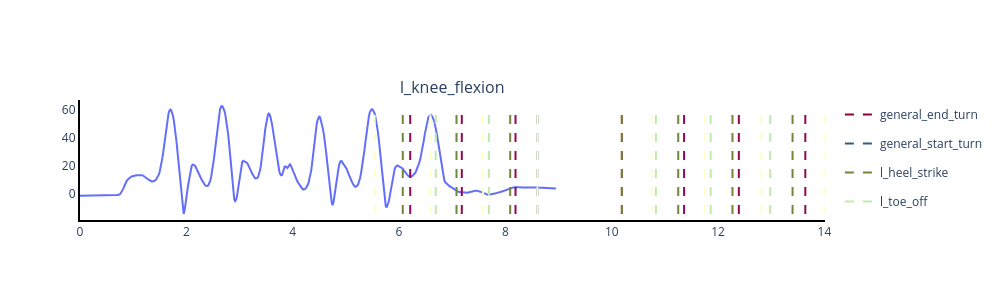

Source (notebook cell):
### Code cell
import mh_toolbox.base.eurobench_element as eb

# Yaml files are in a different folder
# filename = '/Users/jorge/Documents/Coding/Projects/personal-projects/motion-hub-toolbox/docs/tutorials/neuromark/xsens/subject_07_cond_04_run_02_jointAngles.csv'
# events = '/Users/jorge/Documents/Coding/Projects/personal-projects/motion-hub-toolbox/docs/tutorials/neuromark/vicon/subject_07_cond_04_run_02_gaitEvents.yaml'
# info = '/Users/jorge/Documents/Coding/Projects/personal-projects/motion-hub-toolbox/docs/tutorials/neuromark/vicon/subject_07_cond_04_run_02_Info.yaml'
filename = '/Users/jorge/Documents/Coding/Projects/personal-projects/motion-hub-toolbox/docs/tutorials/neuromark/xsens/subject_07_cond_02_run_02_jointAngles.csv'
events = '/Users/jorge/Documents/Coding/Projects/personal-projects/motion-hub-toolbox/docs/tutorials/neuromark/vicon/subject_07_cond_02_run_02_gaitEvents.proc_carlota.yaml'
info = '/Users/jorge/Documents/Coding/Projects/personal-projects/motion-hub-toolbox/docs/tutorials/neuromark/vicon/subject_07_cond_02_run_02_Info.yaml'

data = eb.EurobenchElement(key_id='acceleration')

data.initialize(data_filename=filename, events_filename=events, info_filename=info)

# print(data.get_data())
# print(data.get_info())
# print(data.get_events_as_lists())

_ = data.plot_eurobench_element(bool_show=True, bool_events=True, cols_to_plot='l_knee_flexion', bool_save=False, save_filename='test')
print(data.get_time_data()[-1]-data.get_time_data()[0])

### Figure 1 — Plotly figure (JSON) as saved in the notebook; plotly's stock layout.template omitted (floating-point values rounded to 4 significant figures; data arrays with more than 128 entries replaced by an {"elided": "..."} marker saying what was removed)
{"data": [{"mode": "lines", "showlegend": false, "x": {"elided": "538 float values"}, "y": {"elided": "538 float values"}, "type": "scatter", "xaxis": "x", "yaxis": "y"}, {"hoverinfo": "text", "hovertext": "general_end_turn", "legendgroup": "general_end_turn", "line": {"color": "#8c0034", "dash": "dash", "width": 2}, "mode": "lines", "name": "general_end_turn", "showlegend": true, "x": [10.19, 10.19], "y": [-13.99, 62.38], "type": "scatter", "xaxis": "x", "yaxis": "y"}, {"hoverinfo": "text", "hovertext": "general_start_turn", "legendgroup": "general_start_turn", "line": {"color": "#2e5a88", "dash": "dash", "width": 2}, "mode": "lines", "name": "general_start_turn", "showlegend": true, "x": [8.6, 8.6], "y": [-13.99, 62.38], "type": "scatter", "xaxis": "x", "yaxis": "y"}, {"hoverinfo": "text", "hovertext": "l_heel_strike", "legendgroup": "l_heel_strike", "line": {"color": "#728639", "dash": "dash", "width": 2}, "mode": "lines", "name": "l_heel_strike", "showlegend": true, "x": [6.07, 6.07], "y": [-13.99, 62.38], "type": "scatter", "xaxis": "x", "yaxis": "y"}, {"hoverinfo": "text", "hovertext": "l_heel_strike", "legendgroup": "l_heel_strike", "line": {"color": "#728639", "dash": "dash", "width": 2}, "mode": "lines", "name": "l_heel_strike", "showlegend": false, "x": [7.08, 7.08], "y": [-13.99, 62.38], "type": "scatter", "xaxis": "x", "yaxis": "y"}, {"hoverinfo": "text", "hovertext": "l_heel_strike", "legendgroup": "l_heel_strike", "line": {"color": "#728639", "dash": "dash", "width": 2}, "mode": "lines", "name": "l_heel_strike", "showlegend": false, "x": [8.09, 8.09], "y": [-13.99, 62.38], "type": "scatter", "xaxis": "x", "yaxis": "y"}, {"hoverinfo": "text", "hovertext": "l_heel_strike", "legendgroup": "l_heel_strike", "line": {"color": "#728639", "dash": "dash", "width": 2}, "mode": "lines", "name": "l_heel_strike", "showlegend": false, "x": [10.19, 10.19], "y": [-13.99, 62.38], "type": "scatter", "xaxis": "x", "yaxis": "y"}, {"hoverinfo": "text", "hovertext": "l_heel_strike", "legendgroup": "l_heel_strike", "line": {"color": "#728639", "dash": "dash", "width": 2}, "mode": "lines", "name": "l_heel_strike", "showlegend": false, "x": [11.25, 11.25], "y": [-13.99, 62.38], "type": "scatter", "xaxis": "x", "yaxis": "y"}, {"hoverinfo": "text", "hovertext": "l_heel_strike", "legendgroup": "l_heel_strike", "line": {"color": "#728639", "dash": "dash", "width": 2}, "mode": "lines", "name": "l_heel_strike", "showlegend": false, "x": [12.27, 12.27], "y": [-13.99, 62.38], "type": "scatter", "xaxis": "x", "yaxis": "y"}, {"hoverinfo": "text", "hovertext": "l_heel_strike", "legendgroup": "l_heel_strike", "line": {"color": "#728639", "dash": "dash", "width": 2}, "mode": "lines", "name": "l_heel_strike", "showlegend": false, "x": [13.4, 13.4], "y": [-13.99, 62.38], "type": "scatter", "xaxis": "x", "yaxis": "y"}, {"hoverinfo": "text", "hovertext": "l_toe_off", "legendgroup": "l_toe_off", "line": {"color": "#bcecac", "dash": "dash", "width": 2}, "mode": "lines", "name": "l_toe_off", "showlegend": true, "x": [6.69, 6.69], "y": [-13.99, 62.38], "type": "scatter", "xaxis": "x", "yaxis": "y"}, {"hoverinfo": "text", "hovertext": "l_toe_off", "legendgroup": "l_toe_off", "line": {"color": "#bcecac", "dash": "dash", "width": 2}, "mode": "lines", "name": "l_toe_off", "showlegend": false, "x": [7.69, 7.69], "y": [-13.99, 62.38], "type": "scatter", "xaxis": "x", "yaxis": "y"}, {"hoverinfo": "text", "hovertext": "l_toe_off", "legendgroup": "l_toe_off", "line": {"color": "#bcecac", "dash": "dash", "width": 2}, "mode": "lines", "name": "l_toe_off", "showlegend": false, "x": [10.83, 10.83], "y": [-13.99, 62.38], "type": "scatter", "xaxis": "x", "yaxis": "y"}, {"hoverinfo": "text", "hovertext": "l_toe_off", "legendgroup": "l_toe_off", "line": {"color": "#bcecac", "dash": "dash", "width": 2}, "mode": "lines", "name": "l_toe_off", "showlegend": false, "x": [11.86, 11.86], "y": [-13.99, 62.38], "type": "scatter", "xaxis": "x", "yaxis": "y"}, {"hoverinfo": "text", "hovertext": "l_toe_off", "legendgroup": "l_toe_off", "line": {"color": "#bcecac", "dash": "dash", "width": 2}, "mode": "lines", "name": "l_toe_off", "showlegend": false, "x": [12.98, 12.98], "y": [-13.99, 62.38], "type": "scatter", "xaxis": "x", "yaxis": "y"}, {"hoverinfo": "text", "hovertext": "r_heel_strike", "legendgroup": "r_heel_strike", "line": {"color": "#ffffcb", "dash": "dash", "width": 2}, "mode": "lines", "name": "r_heel_strike", "showlegend": true, "x": [5.54, 5.54], "y": [-13.99, 62.38], "type": "scatter", "xaxis": "x", "yaxis": "y"}, {"hoverinfo": "text", "hovertext": "r_heel_strike", "legendgroup": "r_heel_strike", "line": {"color": "#ffffcb", "dash": "dash", "width": 2}, "mode": "lines", "name": "r_heel_strike", "showlegend": false, "x": [6.59, 6.59], "y": [-13.99, 62.38], "type": "scatter", "xaxis": "x", "yaxis": "y"}, {"hoverinfo": "text", "hovertext": "r_heel_strike", "legendgroup": "r_heel_strike", "line": {"color": "#ffffcb", "dash": "dash", "width": 2}, "mode": "lines", "name": "r_heel_strike", "showlegend": false, "x": [7.58, 7.58], "y": [-13.99, 62.38], "type": "scatter", "xaxis": "x", "yaxis": "y"}, {"hoverinfo": "text", "hovertext": "r_heel_strike", "legendgroup": "r_heel_strike", "line": {"color": "#ffffcb", "dash": "dash", "width": 2}, "mode": "lines", "name": "r_heel_strike", "showlegend": false, "x": [8.6, 8.6], "y": [-13.99, 62.38], "type": "scatter", "xaxis": "x", "yaxis": "y"}, {"hoverinfo": "text", "hovertext": "r_heel_strike", "legendgroup": "r_heel_strike", "line": {"color": "#ffffcb", "dash": "dash", "width": 2}, "mode": "lines", "name": "r_heel_strike", "showlegend": false, "x": [10.75, 10.75], "y": [-13.99, 62.38], "type": "scatter", "xaxis": "x", "yaxis": "y"}, {"hoverinfo": "text", "hovertext": "r_heel_strike", "legendgroup": "r_heel_strike", "line": {"color": "#ffffcb", "dash": "dash", "width": 2}, "mode": "lines", "name": "r_heel_strike", "showlegend": false, "x": [11.75, 11.75], "y": [-13.99, 62.38], "type": "scatter", "xaxis": "x", "yaxis": "y"}, {"hoverinfo": "text", "hovertext": "r_heel_strike", "legendgroup": "r_heel_strike", "line": {"color": "#ffffcb", "dash": "dash", "width": 2}, "mode": "lines", "name": "r_heel_strike", "showlegend": false, "x": [12.81, 12.81], "y": [-13.99, 62.38], "type": "scatter", "xaxis": "x", "yaxis": "y"}, {"hoverinfo": "text", "hovertext": "r_heel_strike", "legendgroup": "r_heel_strike", "line": {"color": "#ffffcb", "dash": "dash", "width": 2}, "mode": "lines", "name": "r_heel_strike", "showlegend": false, "x": [14.01, 14.01], "y": [-13.99, 62.38], "type": "scatter", "xaxis": "x", "yaxis": "y"}, {"hoverinfo": "text", "hovertext": "r_toe_off", "legendgroup": "r_toe_off", "line": {"color": "#910951", "dash": "dash", "width": 2}, "mode": "lines", "name": "r_toe_off", "showlegend": true, "x": [6.21, 6.21], "y": [-13.99, 62.38], "type": "scatter", "xaxis": "x", "yaxis": "y"}, {"hoverinfo": "text", "hovertext": "r_toe_off", "legendgroup": "r_toe_off", "line": {"color": "#910951", "dash": "dash", "width": 2}, "mode": "lines", "name": "r_toe_off", "showlegend": false, "x": [7.18, 7.18], "y": [-13.99, 62.38], "type": "scatter", "xaxis": "x", "yaxis": "y"}, {"hoverinfo": "text", "hovertext": "r_toe_off", "legendgroup": "r_toe_off", "line": {"color": "#910951", "dash": "dash", "width": 2}, "mode": "lines", "name": "r_toe_off", "showlegend": false, "x": [8.19, 8.19], "y": [-13.99, 62.38], "type": "scatter", "xaxis": "x", "yaxis": "y"}, {"hoverinfo": "text", "hovertext": "r_toe_off", "legendgroup": "r_toe_off", "line": {"color": "#910951", "dash": "dash", "width": 2}, "mode": "lines", "name": "r_toe_off", "showlegend": false, "x": [11.36, 11.36], "y": [-13.99, 62.38], "type": "scatter", "xaxis": "x", "yaxis": "y"}, {"hoverinfo": "text", "hovertext": "r_toe_off", "legendgroup": "r_toe_off", "line": {"color": "#910951", "dash": "dash", "width": 2}, "mode": "lines", "name": "r_toe_off", "showlegend": false, "x": [12.39, 12.39], "y": [-13.99, 62.38], "type": "scatter", "xaxis": "x", "yaxis": "y"}, {"hoverinfo": "text", "hovertext": "r_toe_off", "legendgroup": "r_toe_off", "line": {"color": "#910951", "dash": "dash", "width": 2}, "mode": "lines", "name": "r_toe_off", "showlegend": false, "x": [13.64, 13.64], "y": [-13.99, 62.38], "type": "scatter", "xaxis": "x", "yaxis": "y"}], "layout": {"xaxis": {"anchor": "y", "domain": [0.0, 1.0], "showline": true, "linewidth": 2, "linecolor": "black"}, "yaxis": {"anchor": "x", "domain": [0.0, 1.0], "showline": true, "linewidth": 2, "linecolor": "black"}, "annotations": [{"font": {"size": 16}, "showarrow": false, "text": "l_knee_flexion", "x": 0.5, "xanchor": "center", "xref": "paper", "y": 1.0, "yanchor": "bottom", "yref": "paper"}], "title": {"text": ""}, "height": 300, "width": 1000, "plot_bgcolor": "white", "showlegend": true}}
